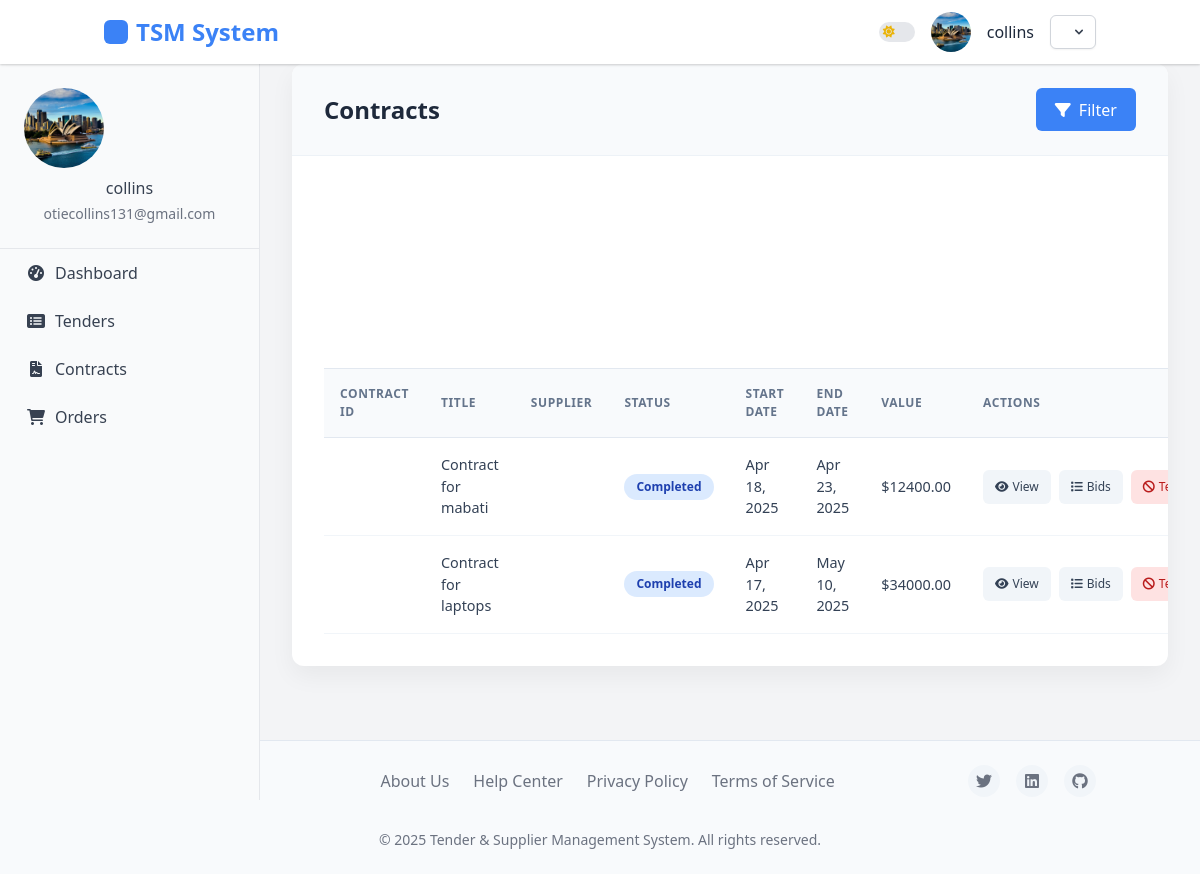
Page /contracts/list/ (signed in) on the committed database.
### accounts/models.py (models this page shows, shortened)
class User(AbstractUser):
    USER_TYPE_CHOICES = (
        ('buyer', 'Buyer'),
        ('supplier', 'Supplier'),
        ('admin', 'Administrator'),
    )
    user_type = models.CharField(
        max_length=10,
        choices=USER_TYPE_CHOICES,
        default='buyer',
        verbose_name=_('User Type')
    )
    company_name = models.CharField(max_length=100, blank=True)
    phone_number = models.CharField(max_length=20, blank=True)
    email = models.EmailField(_('email address'), unique=True)
    USERNAME_FIELD = 'email'
    REQUIRED_FIELDS = ['username', 'user_type']
    @property
    def is_buyer(self):
        return self.user_type == 'buyer'
    class Meta:
        permissions = [
            ("manage_buyers", "Can manage buyer accounts"),
            ("manage_suppliers", "Can manage supplier accounts"),
        ]

class UserProfile(models.Model):
    user = models.OneToOneField(User, on_delete=models.CASCADE, related_name='profile')
    profile_picture = models.ImageField(upload_to='profile_pics/', blank=True, null=True)
    address = models.TextField(blank=True)
    city = models.CharField(max_length=100, blank=True)
    state = models.CharField(max_length=100, blank=True)
    country = models.CharField(max_length=100, blank=True)
    postal_code = models.CharField(max_length=20, blank=True)
    tax_id = models.CharField(max_length=50, blank=True)
    registration_date = models.DateTimeField(auto_now_add=True)
    last_active = models.DateTimeField(auto_now=True)
    business_category = models.CharField(max_length=100, blank=True)
    years_in_business = models.PositiveIntegerField(default=0)
    department = models.CharField(max_length=100, blank=True)
    position = models.CharField(max_length=100, blank=True)

### contracts/models.py (models this page shows, shortened)
class Contract(models.Model):
    title = models.CharField(max_length=255)
    tender = models.OneToOneField(Tender, on_delete=models.CASCADE, related_name='contract', null=True, blank=True)
    winning_bid = models.OneToOneField(Bid, on_delete=models.CASCADE, related_name='contract', null=True, blank=True)
    buyer = models.ForeignKey(settings.AUTH_USER_MODEL, on_delete=models.CASCADE, related_name='buyer_contracts')
    supplier = models.ForeignKey(settings.AUTH_USER_MODEL, on_delete=models.CASCADE, related_name='supplier_contracts')
    status = models.ForeignKey(ContractStatus, on_delete=models.PROTECT, related_name='contracts')
    terms_and_conditions = models.TextField()
    scope_of_work = models.TextField()
    start_date = models.DateField()
    end_date = models.DateField()
    total_value = models.DecimalField(max_digits=15, decimal_places=2)
    payment_terms = models.TextField()
    created_at = models.DateTimeField(auto_now_add=True)
    updated_at = models.DateTimeField(auto_now=True)
    termination_reason = models.TextField(blank=True, null=True)
    class Meta:
        ordering = ['-created_at']

class ContractStatus(models.Model):
    name = models.CharField(max_length=100)
    description = models.TextField(blank=True)

### contracts/views.py (the view)
# urls.py: path('list/', views.contract_list, name='contract_list'),
@login_required
def contract_list(request):
    if request.user.is_staff:
        contracts = Contract.objects.all()
    else:
        contracts = Contract.objects.filter(
            Q(buyer=request.user) | Q(supplier=request.user)
        )
    contract_statuses = ContractStatus.objects.all()
    is_buyer = hasattr(request.user, 'is_buyer') and request.user.is_buyer
    return render(request, 'contracts/contract_list.html', {
        'contracts': contracts,
        'contract_statuses': contract_statuses,
        'is_buyer': is_buyer
    })

### contracts/templates/contracts/contract_list.html (shortened to what this page needs)
{% extends 'base.html' %}
{% block extra_css %}
<link rel="stylesheet" href="https://cdnjs.cloudflare.com/ajax/libs/font-awesome/6.0.0-beta3/css/all.min.css">
{% endblock %}
{% block content %}
<div class="container mx-auto contracts-container">
    <div class="contracts-header">
        <h1 class="contracts-title">Contracts</h1>
        <button class="btn-primary" type="button" data-bs-toggle="collapse" data-bs-target="#filterPanel">
            <i class="fas fa-filter"></i>
            <span>Filter</span>
        </button>
    </div>
    <div class="table-container">
        <table class="contracts-table">
            <thead>
                <tr>
                    <th>Contract ID</th>
                    <th>Title</th>
                    <th>{% if is_buyer %}Supplier{% else %}Buyer{% endif %}</th>
                    <th>Status</th>
                    <th>Start Date</th>
                    <th>End Date</th>
                    <th>Value</th>
                    <th class="text-right">Actions</th>
                </tr>
            </thead>
            <tbody>
                {% for contract in contracts %}
                <tr>
                    <td>{{ contract.contract_id }}</td>
                    <td>{{ contract.title }}</td>
                    <td>
                    </td>
                    <td>
                        <span class="status-badge
                            {% if contract.status.name == 'Active' %}status-active
                            {% elif contract.status.name == 'Completed' %}status-completed
                            {% elif contract.status.name == 'Pending' %}status-pending
                            {% elif contract.status.name == 'Terminated' %}status-terminated
                            {% endif %}">
                            {{ contract.status.name }}
                        </span>
                    </td>
                    <td>{{ contract.start_date|date:"M d, Y" }}</td>
                    <td>{{ contract.end_date|date:"M d, Y" }}</td>
                    <td>${{ contract.total_value|floatformat:2 }}</td>
                    <td>
                        <div class="action-buttons">
                            <a href="{% url 'contracts:contract_detail' contract.id %}" class="btn-action btn-view">
                                <i class="fas fa-eye"></i> View
                            </a>
                            {% if contract.tender %}
                            <a href="{% url 'bidding:bid_list' contract.tender.id %}" class="btn-action btn-bids">
                                <i class="fas fa-list"></i> Bids
                            </a>
                            {% endif %}
                            {% if is_buyer and contract.status.name != "Terminated" %}
                            <a href="{% url 'contracts:contract_terminate' contract.id %}" class="btn-action btn-terminate">
                                <i class="fas fa-ban"></i> Terminate
                            </a>
                            {% endif %}
                        </div>
                    </td>
                </tr>
                {% endfor %}
            </tbody>
        </table>
    </div>
</div>
{% endblock %}

### accounts/templates/base.html (shortened to what this page needs)
<!DOCTYPE html>
<html lang="en" class="light">
    <head>
    <script src="https://cdn.tailwindcss.com"></script>
    <link rel="stylesheet" href="https://cdnjs.cloudflare.com/ajax/libs/font-awesome/6.0.0-beta3/css/all.min.css">
    {% block extra_css %}{% endblock %}
</head>
<body>
    <aside class="sidebar">
        <div class="sidebar-profile">
            {% if user.is_authenticated %}
                {% if user.profile.profile_picture %}
                    <img src="{{ user.profile.profile_picture.url }}" alt="{{ user.username }}'s Avatar">
                {% endif %}
                <h6>{{ user.get_full_name|default:user.username }}</h6>
                <p class="text-sm">{{ user.email }}</p>
            {% endif %}
        </div>
        <nav class="sidebar-nav">
            <ul>
                {% if user.is_authenticated %}
                    {% if user.is_buyer %}
                        <li><a href="{% url 'dashboard:buyer_dashboard' %}" {% if request.resolver_match.url_name == 'buyer_dashboard' %}class="active"{% endif %}><i class="fas fa-tachometer-alt"></i> Dashboard</a></li>
                        <li><a href="{% url 'tenders:tender_list' %}" {% if request.resolver_match.url_name == 'tender_list' %}class="active"{% endif %}><i class="fas fa-list-alt"></i> Tenders</a></li>
                        <li><a href="{% url 'contracts:contract_list' %}" {% if request.path == '/contracts/' %}class="active"{% endif %}><i class="fas fa-file-contract"></i> Contracts</a></li>
                        <li><a href="{% url 'orders:order_list' %}"><i class="fas fa-shopping-cart"></i> Orders</a></li>
                    {% endif %}
                {% endif %}
            </ul>
        </nav>
    </aside>
    <header>
        <nav class="container mx-auto px-4">
            <div class="logo">
                <a href="{% url 'home' %}" class="text-2xl font-bold">TSM System</a>
            </div>
            <div class="profile">
                <div class="theme-toggle-container">
                    <label class="relative inline-flex items-center cursor-pointer">
                        <span class="w-9 h-5 bg-gray-200 peer-focus:outline-none peer-focus:ring-2 peer-focus:ring-primary-300 dark:bg-gray-700 rounded-full peer dark:peer-focus:ring-primary-600 peer-checked:bg-primary-600 relative">
                            <i class="fas fa-sun absolute left-1 top-1/2 -translate-y-1/2 text-yellow-500 text-xs z-10 transition-opacity dark:opacity-0"></i>
                        </span>
                    </label>
                </div>
                {% if user.profile.profile_picture %}
                      <img src="{{ user.profile.profile_picture.url }}" alt="{{ user.username }}'s Avatar" class="w-10 h-10 rounded-full object-cover">
                    {% else %}
                      <img src="https://via.placeholder.com/40" alt="User Avatar" class="w-10 h-10 rounded-full object-cover">
                    {% endif %}
                {% if user.is_authenticated %}
                    <span class="username">{{ user.username }}</span>
                    <div class="relative inline-block text-left">
                        <button id="userMenuButton" type="button" class="inline-flex items-center justify-center px-3 py-2 text-sm font-medium text-gray-700 bg-white border border-gray-300 rounded-md shadow-sm hover:bg-gray-50 focus:outline-none focus:ring-2 focus:ring-offset-2 focus:ring-primary-500 dark:bg-gray-800 dark:border-gray-700 dark:text-gray-400 dark:hover:bg-gray-700" aria-expanded="false" aria-haspopup="true">
                            <svg class="w-4 h-4 ml-2 -mr-1" viewBox="0 0 20 20" fill="currentColor" aria-hidden="true">
                                <path fill-rule="evenodd" d="M5.293 7.293a1 1 0 011.414 0L10 10.586l3.293-3.293a1 1 0 111.414 1.414l-4 4a1 1 0 01-1.414 0l-4-4a1 1 0 010-1.414z" clip-rule="evenodd" />
                            </svg>
                        </button>
                    </div>
                {% endif %}
            </div>
        </nav>
    </header>
    <div class="main-content">
        {% block content %}{% endblock %}
    </div>
    <footer>
        <div class="container mx-auto px-4">
            <div class="footer-content">
                <div class="footer-logo">TSM System</div>
                <div class="footer-links">
                    <a href="#">About Us</a>
                    <a href="#">Help Center</a>
                    <a href="#">Privacy Policy</a>
                    <a href="#">Terms of Service</a>
                </div>
                <div class="footer-socials">
                    <a href="#"><i class="fab fa-twitter"></i></a>
                    <a href="#"><i class="fab fa-linkedin"></i></a>
                    <a href="#"><i class="fab fa-github"></i></a>
                </div>
                <div class="footer-copyright">
                    &copy; {% now "Y" %} Tender & Supplier Management System. All rights reserved.
                </div>
            </div>
        </div>
    </footer>
</body>
</html>

### contracts/templates/contracts/contract_list.html (style rules this page uses)
.contracts-container { background-color: #ffffff; border-radius: 12px; box-shadow: 0 10px 25px rgba(0, 0, 0, 0.05); margin-top: 2rem; margin-bottom: 2rem; overflow: hidden; }
.contracts-header { display: flex; justify-content: space-between; align-items: center; padding: 1.5rem 2rem; background-color: #f8fafc; border-bottom: 1px solid #edf2f7; }
.contracts-title { font-size: 1.5rem; font-weight: 700; color: #1e293b; margin: 0; }
.btn-primary { background-color: #3b82f6; color: white; border: none; border-radius: 6px; padding: 0.6rem 1.2rem; font-weight: 500; cursor: pointer; transition: all 0.2s ease; display: flex; align-items: center; gap: 0.5rem; }
.table-container { padding: 0 2rem 2rem; }
.contracts-table { width: 100%; border-collapse: separate; border-spacing: 0; }
.contracts-table thead th { background-color: #f8fafc; color: #64748b; font-size: 0.75rem; font-weight: 600; text-transform: uppercase; letter-spacing: 0.05em; padding: 1rem; text-align: left; border-top: 1px solid #e2e8f0; border-bottom: 1px solid #e2e8f0; }
.contracts-table tbody td { padding: 1rem; border-bottom: 1px solid #f1f5f9; color: #334155; font-size: 0.9rem; }
.status-badge { display: inline-flex; align-items: center; padding: 0.25rem 0.75rem; border-radius: 9999px; font-size: 0.75rem; font-weight: 600; }
.status-completed { background-color: #dbeafe; color: #1e40af; }
.action-buttons { display: flex; gap: 0.5rem; justify-content: flex-end; }
.btn-action { display: inline-flex; align-items: center; justify-content: center; gap: 0.25rem; padding: 0.5rem 0.75rem; border-radius: 6px; font-size: 0.75rem; font-weight: 500; transition: all 0.2s; }
.btn-view { color: #334155; background-color: #f1f5f9; }
.btn-bids { color: #334155; background-color: #f1f5f9; }
.btn-terminate { color: #b91c1c; background-color: #fee2e2; }

### rows in the picture
User: profile.profile_picture (picture), get_full_name "collins", email "otiecollins131@gmail.com", username "collins"
Contract: title "Contract for mabati", status.name "Completed", start_date "Apr 18, 2025", end_date "Apr 23, 2025", total_value "12400.00", shows "Bids", shows "Terminate"
Contract: title "Contract for laptops", status.name "Completed", start_date "Apr 17, 2025", end_date "May 10, 2025", total_value "34000.00", shows "Bids", shows "Terminate"
